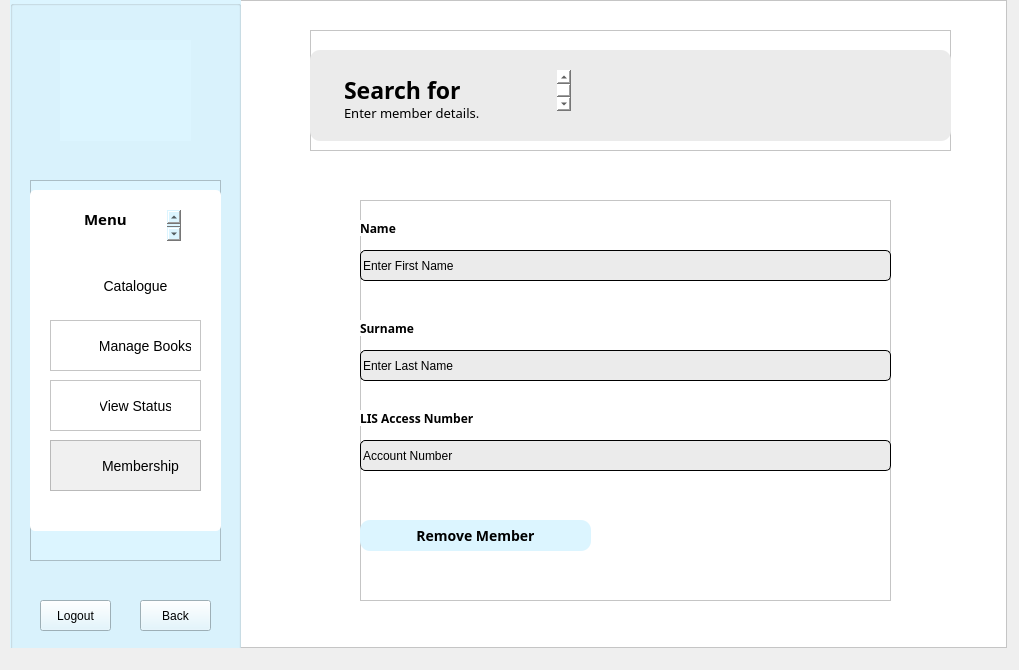
<?xml version="1.0" encoding="UTF-8"?>
<ui version="4.0">
 <class>AdminRemoveMember</class>
 <widget class="QDialog" name="AdminRemoveMember">
  <property name="geometry">
   <rect>
    <x>0</x>
    <y>0</y>
    <width>1019</width>
    <height>670</height>
   </rect>
  </property>
  <property name="windowTitle">
   <string>Dialog</string>
  </property>
  <widget class="QFrame" name="frame">
   <property name="geometry">
    <rect>
     <x>10</x>
     <y>0</y>
     <width>997</width>
     <height>648</height>
    </rect>
   </property>
   <property name="styleSheet">
    <string notr="true">background: white;</string>
   </property>
   <property name="frameShape">
    <enum>QFrame::StyledPanel</enum>
   </property>
   <property name="frameShadow">
    <enum>QFrame::Raised</enum>
   </property>
   <widget class="QGroupBox" name="menuPanel">
    <property name="geometry">
     <rect>
      <x>0</x>
      <y>0</y>
      <width>231</width>
      <height>671</height>
     </rect>
    </property>
    <property name="styleSheet">
     <string notr="true">background: rgb(220, 245, 255);</string>
    </property>
    <property name="title">
     <string/>
    </property>
    <widget class="QLabel" name="logo">
     <property name="geometry">
      <rect>
       <x>50</x>
       <y>40</y>
       <width>131</width>
       <height>101</height>
      </rect>
     </property>
     <property name="text">
      <string/>
     </property>
     <property name="pixmap">
      <pixmap resource="Resources.qrc">:/images/logo.png</pixmap>
     </property>
     <property name="scaledContents">
      <bool>true</bool>
     </property>
    </widget>
    <widget class="QFrame" name="menu">
     <property name="geometry">
      <rect>
       <x>20</x>
       <y>180</y>
       <width>191</width>
       <height>381</height>
      </rect>
     </property>
     <property name="frameShape">
      <enum>QFrame::StyledPanel</enum>
     </property>
     <property name="frameShadow">
      <enum>QFrame::Raised</enum>
     </property>
     <widget class="QListWidget" name="listWidget_2">
      <property name="geometry">
       <rect>
        <x>0</x>
        <y>10</y>
        <width>191</width>
        <height>341</height>
       </rect>
      </property>
      <property name="styleSheet">
       <string notr="true">background: white;
border-radius: 5px;</string>
      </property>
      <property name="frameShadow">
       <enum>QFrame::Raised</enum>
      </property>
     </widget>
     <widget class="QPlainTextEdit" name="plainTextEdit_6">
      <property name="geometry">
       <rect>
        <x>50</x>
        <y>30</y>
        <width>101</width>
        <height>31</height>
       </rect>
      </property>
      <property name="styleSheet">
       <string notr="true">font-family: Baloo 2;
font-weight: bold;
background: white;
font-size: 15px;
</string>
      </property>
      <property name="frameShape">
       <enum>QFrame::NoFrame</enum>
      </property>
      <property name="frameShadow">
       <enum>QFrame::Plain</enum>
      </property>
      <property name="plainText">
       <string>Admin Menu</string>
      </property>
      <property name="backgroundVisible">
       <bool>false</bool>
      </property>
     </widget>
     <widget class="QFrame" name="catalogue_1">
      <property name="geometry">
       <rect>
        <x>20</x>
        <y>80</y>
        <width>151</width>
        <height>51</height>
       </rect>
      </property>
      <property name="styleSheet">
       <string notr="true">background: white;
border-radius: 5px;</string>
      </property>
      <property name="frameShape">
       <enum>QFrame::StyledPanel</enum>
      </property>
      <property name="frameShadow">
       <enum>QFrame::Raised</enum>
      </property>
      <widget class="QLabel" name="label_5">
       <property name="geometry">
        <rect>
         <x>10</x>
         <y>10</y>
         <width>31</width>
         <height>31</height>
        </rect>
       </property>
       <property name="text">
        <string/>
       </property>
       <property name="pixmap">
        <pixmap resource="Resources.qrc">:/images/Icons/books.png</pixmap>
       </property>
       <property name="scaledContents">
        <bool>true</bool>
       </property>
      </widget>
      <widget class="QPushButton" name="catalogue">
       <property name="geometry">
        <rect>
         <x>50</x>
         <y>10</y>
         <width>71</width>
         <height>31</height>
        </rect>
       </property>
       <property name="styleSheet">
        <string notr="true">QPushButton {
background: transparent;
font-size: 14px;
border: none;
}

QPushButton:hover {
	color: rgb(124, 204, 241);
}</string>
       </property>
       <property name="text">
        <string>Catalogue</string>
       </property>
       <property name="autoDefault">
        <bool>false</bool>
       </property>
      </widget>
     </widget>
     <widget class="QFrame" name="manageBooks_1">
      <property name="geometry">
       <rect>
        <x>20</x>
        <y>140</y>
        <width>151</width>
        <height>51</height>
       </rect>
      </property>
      <property name="styleSheet">
       <string notr="true">background: white;</string>
      </property>
      <property name="frameShape">
       <enum>QFrame::StyledPanel</enum>
      </property>
      <property name="frameShadow">
       <enum>QFrame::Raised</enum>
      </property>
      <widget class="QLabel" name="label_6">
       <property name="geometry">
        <rect>
         <x>10</x>
         <y>10</y>
         <width>31</width>
         <height>31</height>
        </rect>
       </property>
       <property name="text">
        <string/>
       </property>
       <property name="pixmap">
        <pixmap resource="Resources.qrc">:/images/Icons/book.png</pixmap>
       </property>
       <property name="scaledContents">
        <bool>true</bool>
       </property>
      </widget>
      <widget class="QPushButton" name="manageBooks">
       <property name="geometry">
        <rect>
         <x>50</x>
         <y>10</y>
         <width>91</width>
         <height>31</height>
        </rect>
       </property>
       <property name="styleSheet">
        <string notr="true">QPushButton {
background: transparent;
font-size: 14px;
border: none;
}

QPushButton:hover {
	color: rgb(124, 204, 241);
}</string>
       </property>
       <property name="text">
        <string>Manage Books</string>
       </property>
      </widget>
     </widget>
     <widget class="QFrame" name="status_1">
      <property name="geometry">
       <rect>
        <x>20</x>
        <y>200</y>
        <width>151</width>
        <height>51</height>
       </rect>
      </property>
      <property name="styleSheet">
       <string notr="true">background: white;</string>
      </property>
      <property name="frameShape">
       <enum>QFrame::StyledPanel</enum>
      </property>
      <property name="frameShadow">
       <enum>QFrame::Raised</enum>
      </property>
      <widget class="QLabel" name="label_7">
       <property name="geometry">
        <rect>
         <x>10</x>
         <y>10</y>
         <width>31</width>
         <height>31</height>
        </rect>
       </property>
       <property name="text">
        <string/>
       </property>
       <property name="pixmap">
        <pixmap resource="Resources.qrc">:/images/Icons/status.png</pixmap>
       </property>
       <property name="scaledContents">
        <bool>true</bool>
       </property>
      </widget>
      <widget class="QPushButton" name="status">
       <property name="geometry">
        <rect>
         <x>50</x>
         <y>10</y>
         <width>71</width>
         <height>31</height>
        </rect>
       </property>
       <property name="styleSheet">
        <string notr="true">QPushButton {
background: transparent;
font-size: 14px;
border: none;
}

QPushButton:hover {
	color: rgb(124, 204, 241);
}</string>
       </property>
       <property name="text">
        <string>View Status</string>
       </property>
      </widget>
     </widget>
     <widget class="QFrame" name="membership_1">
      <property name="geometry">
       <rect>
        <x>20</x>
        <y>260</y>
        <width>151</width>
        <height>51</height>
       </rect>
      </property>
      <property name="styleSheet">
       <string notr="true">background: rgb(240, 240, 240);</string>
      </property>
      <property name="frameShape">
       <enum>QFrame::StyledPanel</enum>
      </property>
      <property name="frameShadow">
       <enum>QFrame::Raised</enum>
      </property>
      <widget class="QLabel" name="label_8">
       <property name="geometry">
        <rect>
         <x>10</x>
         <y>10</y>
         <width>31</width>
         <height>31</height>
        </rect>
       </property>
       <property name="text">
        <string/>
       </property>
       <property name="pixmap">
        <pixmap resource="Resources.qrc">:/images/Icons/user.png</pixmap>
       </property>
       <property name="scaledContents">
        <bool>true</bool>
       </property>
      </widget>
      <widget class="QPushButton" name="membership">
       <property name="geometry">
        <rect>
         <x>50</x>
         <y>10</y>
         <width>81</width>
         <height>31</height>
        </rect>
       </property>
       <property name="styleSheet">
        <string notr="true">QPushButton {
background: transparent;
font-size: 14px;
border: none;
}

QPushButton:hover {
	color: rgb(124, 204, 241);
}</string>
       </property>
       <property name="text">
        <string>Membership</string>
       </property>
      </widget>
     </widget>
    </widget>
    <widget class="QPushButton" name="pushButton_2">
     <property name="geometry">
      <rect>
       <x>30</x>
       <y>600</y>
       <width>71</width>
       <height>31</height>
      </rect>
     </property>
     <property name="styleSheet">
      <string notr="true">QPushButton:hover {
	color: rgb(106, 146, 255);
}</string>
     </property>
     <property name="text">
      <string>Logout</string>
     </property>
    </widget>
    <widget class="QPushButton" name="back">
     <property name="geometry">
      <rect>
       <x>130</x>
       <y>600</y>
       <width>71</width>
       <height>31</height>
      </rect>
     </property>
     <property name="styleSheet">
      <string notr="true">/*QPushButton {
background: white;
}*/

QPushButton:hover {
	color: rgb(106, 146, 255);
}</string>
     </property>
     <property name="text">
      <string>Back</string>
     </property>
     <property name="icon">
      <iconset theme="go-previous">
       <normaloff>.</normaloff>.</iconset>
     </property>
    </widget>
   </widget>
   <widget class="QFrame" name="heading_3">
    <property name="geometry">
     <rect>
      <x>300</x>
      <y>30</y>
      <width>641</width>
      <height>121</height>
     </rect>
    </property>
    <property name="frameShape">
     <enum>QFrame::StyledPanel</enum>
    </property>
    <property name="frameShadow">
     <enum>QFrame::Raised</enum>
    </property>
    <widget class="QPlainTextEdit" name="plainTextEdit_9">
     <property name="geometry">
      <rect>
       <x>0</x>
       <y>20</y>
       <width>641</width>
       <height>91</height>
      </rect>
     </property>
     <property name="styleSheet">
      <string notr="true">background: rgb(235, 235, 235);
border-radius: 10px;</string>
     </property>
     <property name="frameShadow">
      <enum>QFrame::Raised</enum>
     </property>
     <property name="plainText">
      <string/>
     </property>
    </widget>
    <widget class="QPlainTextEdit" name="plainTextEdit_10">
     <property name="geometry">
      <rect>
       <x>30</x>
       <y>40</y>
       <width>231</width>
       <height>41</height>
      </rect>
     </property>
     <property name="styleSheet">
      <string notr="true">font-family: Baloo 2;
font-weight: bold;
font-size: 23px;
background: transparent;</string>
     </property>
     <property name="frameShape">
      <enum>QFrame::NoFrame</enum>
     </property>
     <property name="plainText">
      <string>Search for Member</string>
     </property>
    </widget>
    <widget class="QPlainTextEdit" name="plainTextEdit_11">
     <property name="geometry">
      <rect>
       <x>30</x>
       <y>70</y>
       <width>411</width>
       <height>31</height>
      </rect>
     </property>
     <property name="styleSheet">
      <string notr="true">background: transparent;
font-family: Baloo 2;
font-size: 13px;</string>
     </property>
     <property name="frameShape">
      <enum>QFrame::NoFrame</enum>
     </property>
     <property name="plainText">
      <string>Enter member details.</string>
     </property>
    </widget>
   </widget>
   <widget class="QFrame" name="frame_9">
    <property name="geometry">
     <rect>
      <x>350</x>
      <y>200</y>
      <width>531</width>
      <height>401</height>
     </rect>
    </property>
    <property name="frameShape">
     <enum>QFrame::StyledPanel</enum>
    </property>
    <property name="frameShadow">
     <enum>QFrame::Raised</enum>
    </property>
    <widget class="QLineEdit" name="firstName">
     <property name="geometry">
      <rect>
       <x>0</x>
       <y>50</y>
       <width>531</width>
       <height>31</height>
      </rect>
     </property>
     <property name="styleSheet">
      <string notr="true">border: 0.5px solid black;
border-radius: 5px;
background: rgb(235, 235, 235);</string>
     </property>
     <property name="text">
      <string>Enter First Name</string>
     </property>
     <property name="placeholderText">
      <string>Enter title</string>
     </property>
    </widget>
    <widget class="QLabel" name="label_2">
     <property name="geometry">
      <rect>
       <x>0</x>
       <y>20</y>
       <width>71</width>
       <height>16</height>
      </rect>
     </property>
     <property name="styleSheet">
      <string notr="true">font-family: Baloo 2;
font-weight: bold;</string>
     </property>
     <property name="text">
      <string>Name</string>
     </property>
    </widget>
    <widget class="QLabel" name="label_3">
     <property name="geometry">
      <rect>
       <x>0</x>
       <y>120</y>
       <width>71</width>
       <height>16</height>
      </rect>
     </property>
     <property name="styleSheet">
      <string notr="true">font-family: Baloo 2;
font-weight: bold;</string>
     </property>
     <property name="text">
      <string>Surname</string>
     </property>
    </widget>
    <widget class="QLineEdit" name="lastName">
     <property name="geometry">
      <rect>
       <x>0</x>
       <y>150</y>
       <width>531</width>
       <height>31</height>
      </rect>
     </property>
     <property name="styleSheet">
      <string notr="true">border: 0.5px solid black;
border-radius: 5px;
background: rgb(235, 235, 235);</string>
     </property>
     <property name="text">
      <string>Enter Last Name</string>
     </property>
     <property name="placeholderText">
      <string>Enter author</string>
     </property>
    </widget>
    <widget class="QPushButton" name="addMemberBut">
     <property name="geometry">
      <rect>
       <x>0</x>
       <y>320</y>
       <width>231</width>
       <height>31</height>
      </rect>
     </property>
     <property name="contextMenuPolicy">
      <enum>Qt::NoContextMenu</enum>
     </property>
     <property name="styleSheet">
      <string notr="true">QPushButton {
font-size: 14px;
border-radius: 10px;
background: rgb(220, 245, 255);
font-family: open sans;
color: black;
font-weight: bold;
}

QPushButton:hover {
	color: rgb(106, 146, 255);
}</string>
     </property>
     <property name="text">
      <string>Remove Member</string>
     </property>
     <property name="autoDefault">
      <bool>false</bool>
     </property>
    </widget>
    <widget class="QLineEdit" name="lisNum">
     <property name="geometry">
      <rect>
       <x>0</x>
       <y>240</y>
       <width>531</width>
       <height>31</height>
      </rect>
     </property>
     <property name="styleSheet">
      <string notr="true">border: 0.5px solid black;
border-radius: 5px;
background: rgb(235, 235, 235);</string>
     </property>
     <property name="text">
      <string>Account Number</string>
     </property>
     <property name="placeholderText">
      <string>Enter author</string>
     </property>
    </widget>
    <widget class="QLabel" name="label_4">
     <property name="geometry">
      <rect>
       <x>0</x>
       <y>210</y>
       <width>171</width>
       <height>16</height>
      </rect>
     </property>
     <property name="styleSheet">
      <string notr="true">font-family: Baloo 2;
font-weight: bold;</string>
     </property>
     <property name="text">
      <string>LIS Access Number</string>
     </property>
    </widget>
   </widget>
  </widget>
 </widget>
 <resources>
  <include location="Resources.qrc"/>
 </resources>
 <connections/>
</ui>
